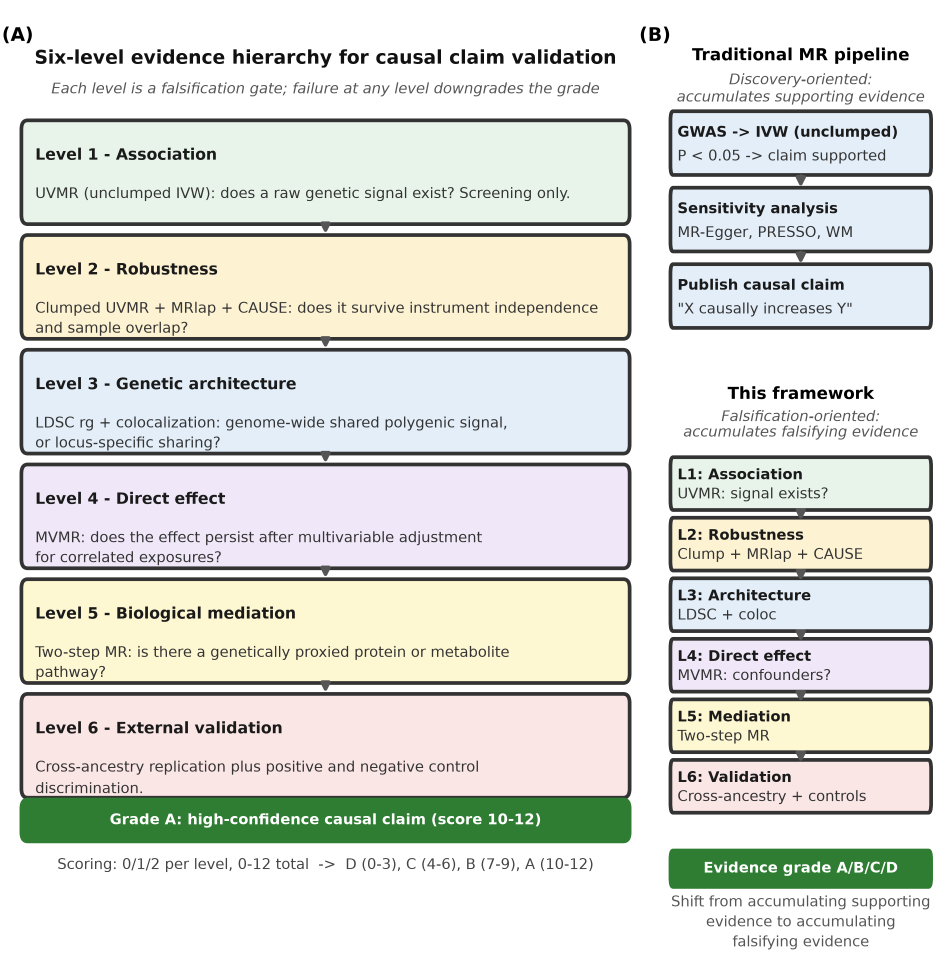
#> input picture manuscript/figures/Fig1_six_gate_framework.png, 2834 x 2860 px (shown at 1/3 size)
$ python export_submission_tiff.py
#> lines starting #> are read from the running program, lines starting #| are printed output that depends on the picture
# -*- coding: utf-8 -*-
"""Build submission-ready TIFFs and the 5-TIFF upload bundle from the
authoritative PNGs in manuscript/figures/.

Why this script exists
----------------------
The TIFFs in 课题设计阶段/figures_final/ were hand-exported in September and
drifted from the manuscript: the Figure 2 and Figure 5 TIFFs still carried the
pre-correction panels after the figures were redrawn. Regenerating them from
manuscript/figures/*.png keeps one source of truth and makes the physical size
a computed quantity rather than a value baked into whatever tool was used.

Spec (matches the figure set that shipped with the first submission)
--------------------------------------------------------------------
  pixels      identical to the authoritative PNG (alpha flattened on white)
  colour      RGB, 8 bits per channel, PhotometricInterpretation = 2
  compression LZW
  resolution  inch units, physical width pinned to TARGET_WIDTH_CM, so
              dpi = round(pixel_width / (TARGET_WIDTH_CM / 2.54))
              and every figure is at least 300 dpi at that width

Run
---
  python code/export_submission_tiff.py                  # all five figures
  python code/export_submission_tiff.py --figs Fig2,Fig5 # only these two

Outputs
-------
  课题设计阶段/figures_final/Fig{1..5}_*.tiff
  课题设计阶段/figures_final/Frontiers_Figures_upload.zip
  课题设计阶段/figures_final/TIFF_manifest.csv   (source -> tiff provenance)
"""

import argparse
import csv
import hashlib
import os
import zipfile

from PIL import Image

HERE = os.path.dirname(os.path.dirname(os.path.abspath(__file__)))
SRC = os.path.join(HERE, "manuscript", "figures")
OUT = os.path.join(HERE, "课题设计阶段", "figures_final")
ZIP_NAME = "Frontiers_Figures_upload.zip"

TARGET_WIDTH_CM = 18.0           # 180 mm, the two-column width Frontiers specifies.
                                 # The September set was 19.05 cm (7.5 in), which is
                                 # 10.6 mm wider than the journal allows; every figure
                                 # is now drawn at 180 mm and exported at 180 mm.
MIN_DPI = 300

FIGURES = [
    ("Fig1", "Fig1_six_gate_framework"),
    ("Fig2", "Fig2_simulation_operating"),
    ("Fig3", "Fig3_case_study_MR"),
    ("Fig4", "Fig4_apoe_shared_liability"),
    ("Fig5", "Fig5_validation_grading"),
]


def sha256(path):
    h = hashlib.sha256()
    with open(path, "rb") as fh:
        for chunk in iter(lambda: fh.read(1 << 20), b""):
            h.update(chunk)
    return h.hexdigest()


def flatten(im):
    """Return an RGB image; alpha, if any, is composited onto white."""
    if im.mode in ("RGBA", "LA", "P"):
        im = im.convert("RGBA")
        bg = Image.new("RGB", im.size, (255, 255, 255))
        bg.paste(im, mask=im.split()[-1])
        return bg
    return im.convert("RGB")


def export(fig_key, stem):
#> called with fig_key = 'Fig1', stem = 'Fig1_six_gate_framework'
    png = os.path.join(SRC, stem + ".png")
    tif = os.path.join(OUT, stem + ".tiff")
    with Image.open(png) as raw:
#> raw is the input picture: PIL image 2834x2860 RGBA; mean R, G, B, A 219, 220.9, 214.3, 255
        px_w, px_h = raw.size
#> px_w = 2834; px_h = 2860
        im = flatten(raw)
#> in flatten, `bg = Image.new("RGB", im.size, (255, 255, 255))`: bg: PIL image 2834x2860 RGB; every value is 255
    dpi = int(round(px_w / (TARGET_WIDTH_CM / 2.54)))
#> dpi = 400
    if dpi < MIN_DPI:
        raise SystemExit(f"{stem}: {dpi} dpi at {TARGET_WIDTH_CM} cm is below {MIN_DPI}")
    im.save(tif, format="TIFF", compression="tiff_lzw", dpi=(dpi, dpi),
            tiffinfo={296: 2})          # 296 = ResolutionUnit, 2 = inch
    with Image.open(tif) as chk:
        got_dpi = tuple(int(round(v)) for v in chk.info.get("dpi"))
#> got_dpi = (400, 400)
        assert chk.size == (px_w, px_h), f"{stem}: pixel size changed on export"
        assert chk.mode == "RGB", f"{stem}: not RGB ({chk.mode})"
        unit = chk.tag_v2.get(296)
#> unit = 2
        comp = chk.tag_v2.get(259)
#> comp = 5
    width_cm = px_w / got_dpi[0] * 2.54
#> width_cm = 18
    height_cm = px_h / got_dpi[0] * 2.54
#> height_cm = 18.16
    return dict(
        figure=fig_key, source_png=os.path.relpath(png, HERE).replace("\\", "/"),
        source_sha256=sha256(png), tiff=os.path.relpath(tif, HERE).replace("\\", "/"),
        tiff_sha256=sha256(tif), px_width=px_w, px_height=px_h,
        dpi=got_dpi[0], width_cm=round(width_cm, 2), height_cm=round(height_cm, 2),
        bytes=os.path.getsize(tif), compression="LZW" if comp == 5 else comp,
        resolution_unit=unit,
    )


def main():
    ap = argparse.ArgumentParser()
    ap.add_argument("--figs", default="", help="comma separated subset, e.g. Fig2,Fig5")
    args = ap.parse_args()
    wanted = {s.strip() for s in args.figs.split(",") if s.strip()}
    todo = [f for f in FIGURES if not wanted or f[0] in wanted]
    os.makedirs(OUT, exist_ok=True)

    rows = [export(k, s) for k, s in todo]
#> call 2 of export, with fig_key = 'Fig2', stem = 'Fig2_simulation_operating'
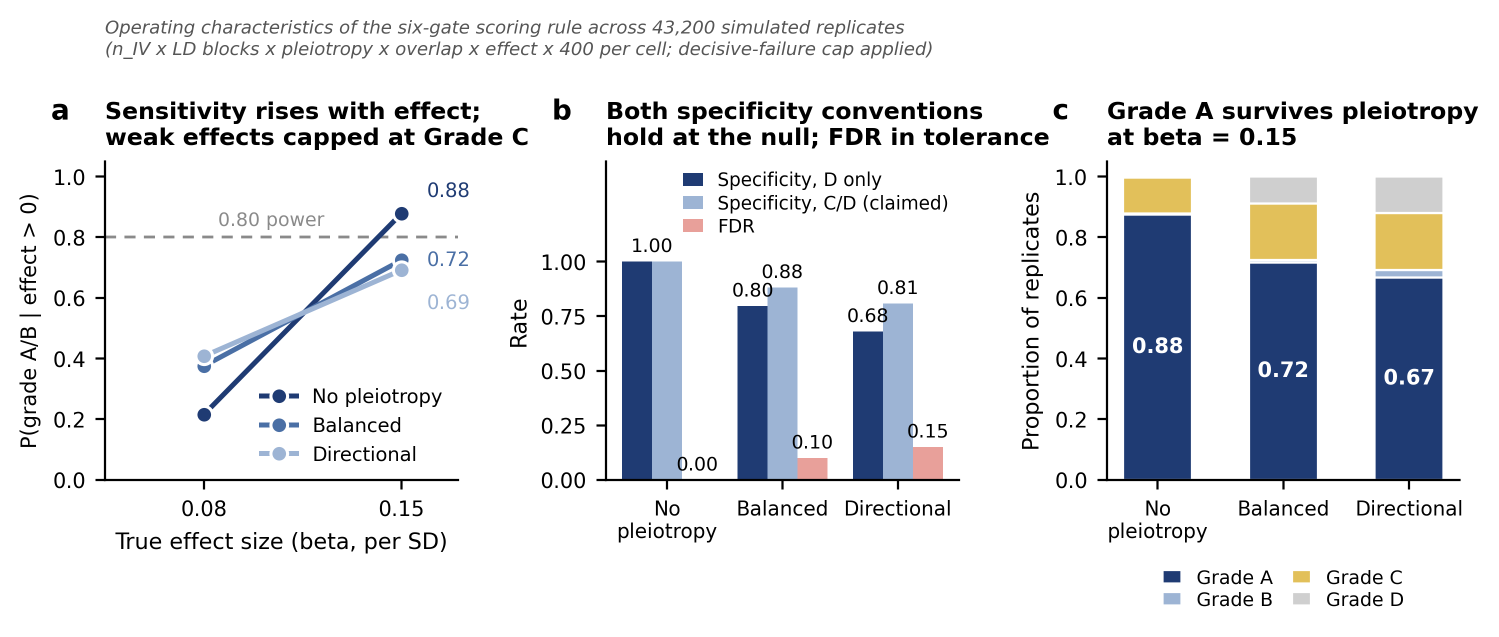
#> input picture manuscript/figures/Fig2_simulation_operating.png, 2997 x 1274 px (shown at 1/2 size)
#> in export, raw is the input picture: PIL image 2997x1274 RGBA; mean R, G, B, A 226.7, 228.5, 231.9, 255
#> in flatten (call 2), `bg = Image.new("RGB", im.size, (255, 255, 255))`: bg: PIL image 2997x1274 RGB; every value is 255
#> in export (call 2), `got_dpi = tuple(int(round(v)) for v in chk.info.get("dpi"))`: got_dpi = (423, 423)
#> in export (call 2), `height_cm = px_h / got_dpi[0] * 2.54`: height_cm = 7.65
#> call 3 of export, with fig_key = 'Fig3', stem = 'Fig3_case_study_MR'
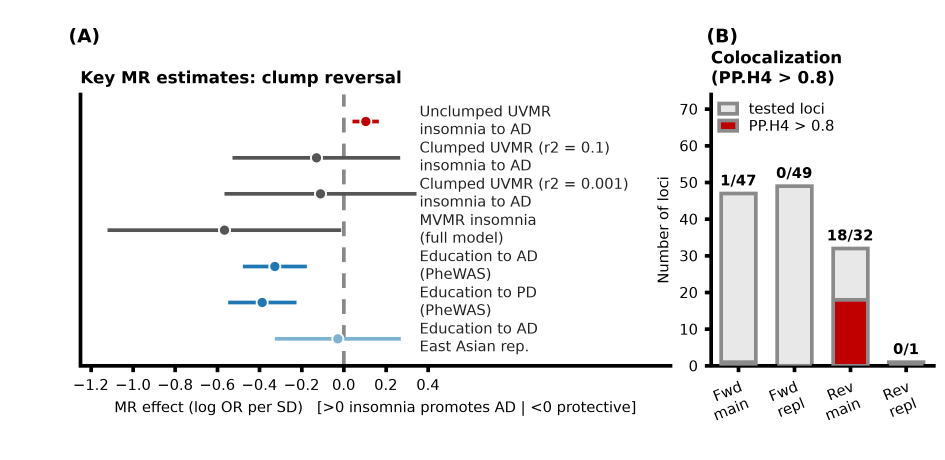
#> input picture manuscript/figures/Fig3_case_study_MR.png, 2834 x 1380 px (shown at 1/3 size)
#> in export, raw is the input picture: PIL image 2834x1380 RGBA; mean R, G, B, A 241.1, 240.3, 240.4, 255
#> in flatten (call 3), `bg = Image.new("RGB", im.size, (255, 255, 255))`: bg: PIL image 2834x1380 RGB; every value is 255
#> in export (call 3), `got_dpi = tuple(int(round(v)) for v in chk.info.get("dpi"))`: got_dpi = (400, 400)
#> in export (call 3), `height_cm = px_h / got_dpi[0] * 2.54`: height_cm = 8.76
#> call 4 of export, with fig_key = 'Fig4', stem = 'Fig4_apoe_shared_liability'
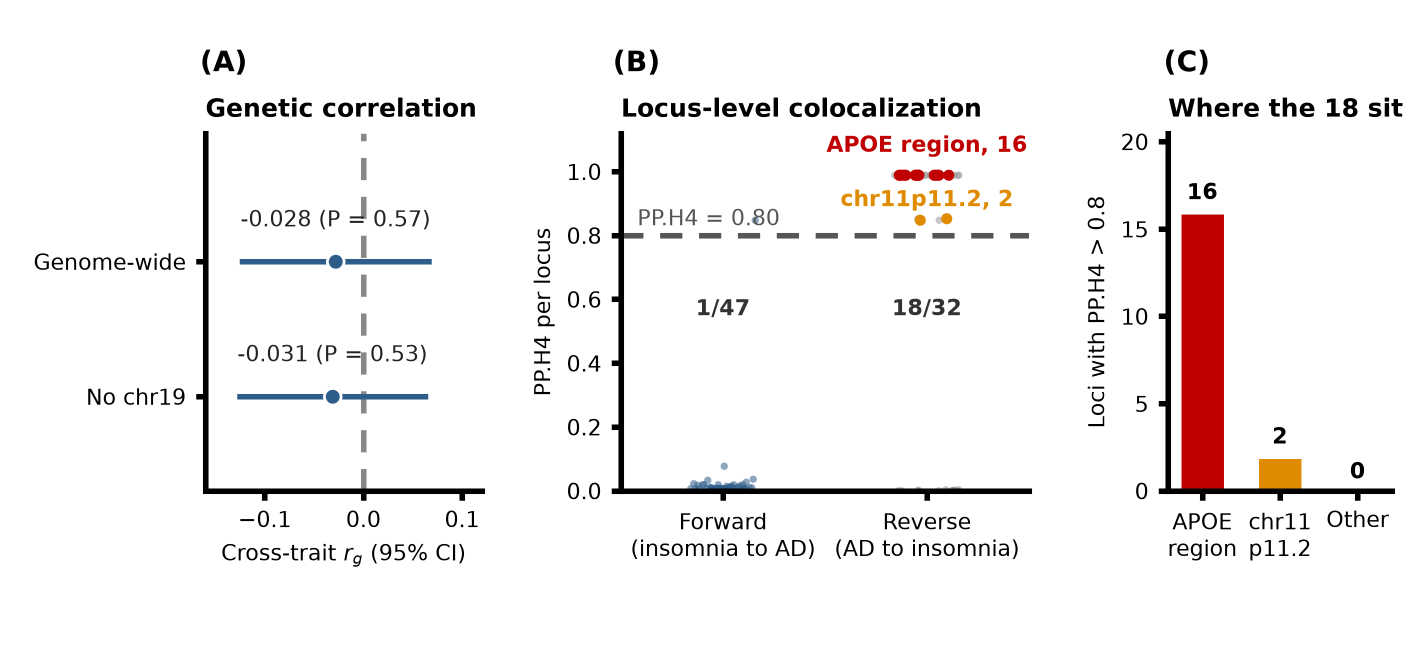
#> input picture manuscript/figures/Fig4_apoe_shared_liability.png, 2834 x 1300 px (shown at 1/2 size)
#> in export, raw is the input picture: PIL image 2834x1300 RGBA; mean R, G, B, A 244.2, 241.2, 241, 255
#> in flatten (call 4), `bg = Image.new("RGB", im.size, (255, 255, 255))`: bg: PIL image 2834x1300 RGB; every value is 255
#> in export (call 4), `height_cm = px_h / got_dpi[0] * 2.54`: height_cm = 8.26

    print(f"{'figure':7} {'px':>12} {'dpi':>5} {'WxH cm':>13} {'MB':>6}")
    for r in rows:
        print(f"{r['figure']:7} {r['px_width']}x{r['px_height']:<6} {r['dpi']:>5} "
              f"{r['width_cm']:>6}x{r['height_cm']:<5} {r['bytes']/1e6:>6.2f}")

    # bundle every TIFF present in OUT, not just the ones rebuilt in this run
    members = [os.path.join(OUT, stem + ".tiff") for _, stem in FIGURES]
    missing = [m for m in members if not os.path.exists(m)]
    if missing:
        raise SystemExit("refusing to zip, missing: " + ", ".join(missing))
    zip_path = os.path.join(OUT, ZIP_NAME)
    with zipfile.ZipFile(zip_path, "w", zipfile.ZIP_DEFLATED) as zf:
        for m in members:
            zf.write(m, os.path.basename(m))
    print(f"\nbundle: {os.path.relpath(zip_path, HERE)} "
          f"({os.path.getsize(zip_path)/1e6:.2f} MB, {len(members)} TIFF)")

    # manifest: one row per TIFF in the final set, rebuilt or not
    all_rows = {r["figure"]: r for r in rows}
    for k, stem in FIGURES:
        if k in all_rows:
            continue
        tif = os.path.join(OUT, stem + ".tiff")
        png = os.path.join(SRC, stem + ".png")
        with Image.open(tif) as it:
            dpi = int(round(it.info["dpi"][0]))
            pw, ph = it.size
        all_rows[k] = dict(
            figure=k, source_png=os.path.relpath(png, HERE).replace("\\", "/"),
            source_sha256=sha256(png), tiff=os.path.relpath(tif, HERE).replace("\\", "/"),
            tiff_sha256=sha256(tif), px_width=pw, px_height=ph, dpi=dpi,
            width_cm=round(pw / dpi * 2.54, 2), height_cm=round(ph / dpi * 2.54, 2),
            bytes=os.path.getsize(tif), compression="LZW",
            resolution_unit=Image.open(tif).tag_v2.get(296),
        )
    man = os.path.join(OUT, "TIFF_manifest.csv")
    fields = list(rows[0].keys())
    tmp = man + ".tmp"
    with open(tmp, "w", encoding="utf-8-sig", newline="") as fh:
        w = csv.DictWriter(fh, fieldnames=fields)
        w.writeheader()
        for k, _ in FIGURES:
            w.writerow(all_rows[k])
    # the manifest is often open in a preview pane, which on Windows blocks the
    # destination path; os.replace needs delete access, so fall back to an
    # in-place rewrite (works when the holder only denies delete), then warn
    try:
        os.replace(tmp, man)
        print("manifest:", os.path.relpath(man, HERE))
    except PermissionError:
        try:
            with open(tmp, "rb") as src, open(man, "wb") as dst:
                dst.write(src.read())
            os.remove(tmp)
            print("manifest (in place):", os.path.relpath(man, HERE))
        except PermissionError:
            print(f"WARNING: {os.path.basename(man)} is locked by another process "
                  f"(preview pane?). Fresh copy left at "
                  f"{os.path.relpath(tmp, HERE)}; close the file and rerun, or rename it.")


if __name__ == "__main__":
#> (the run stopped early here; a loop or call above may not have finished)
